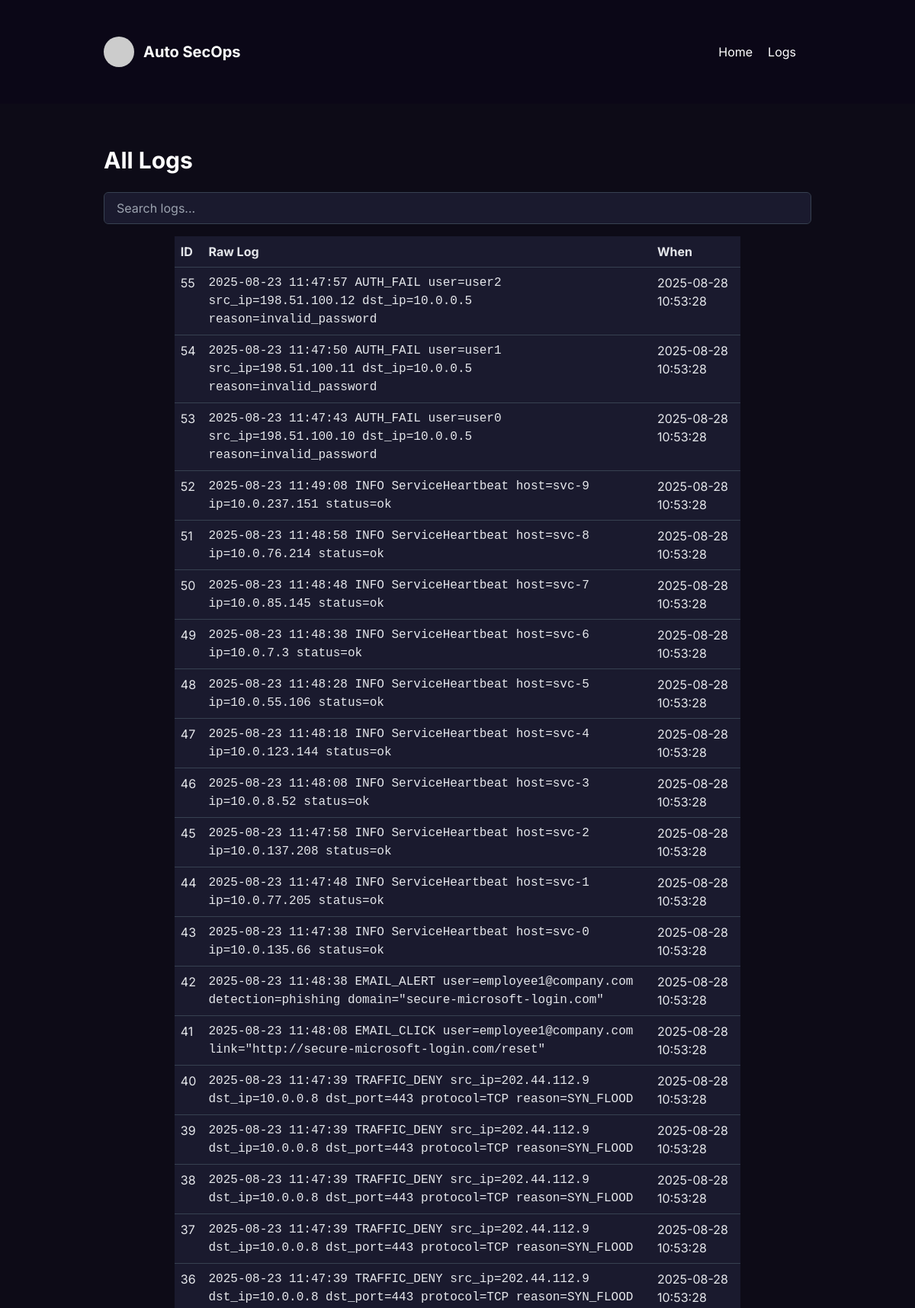
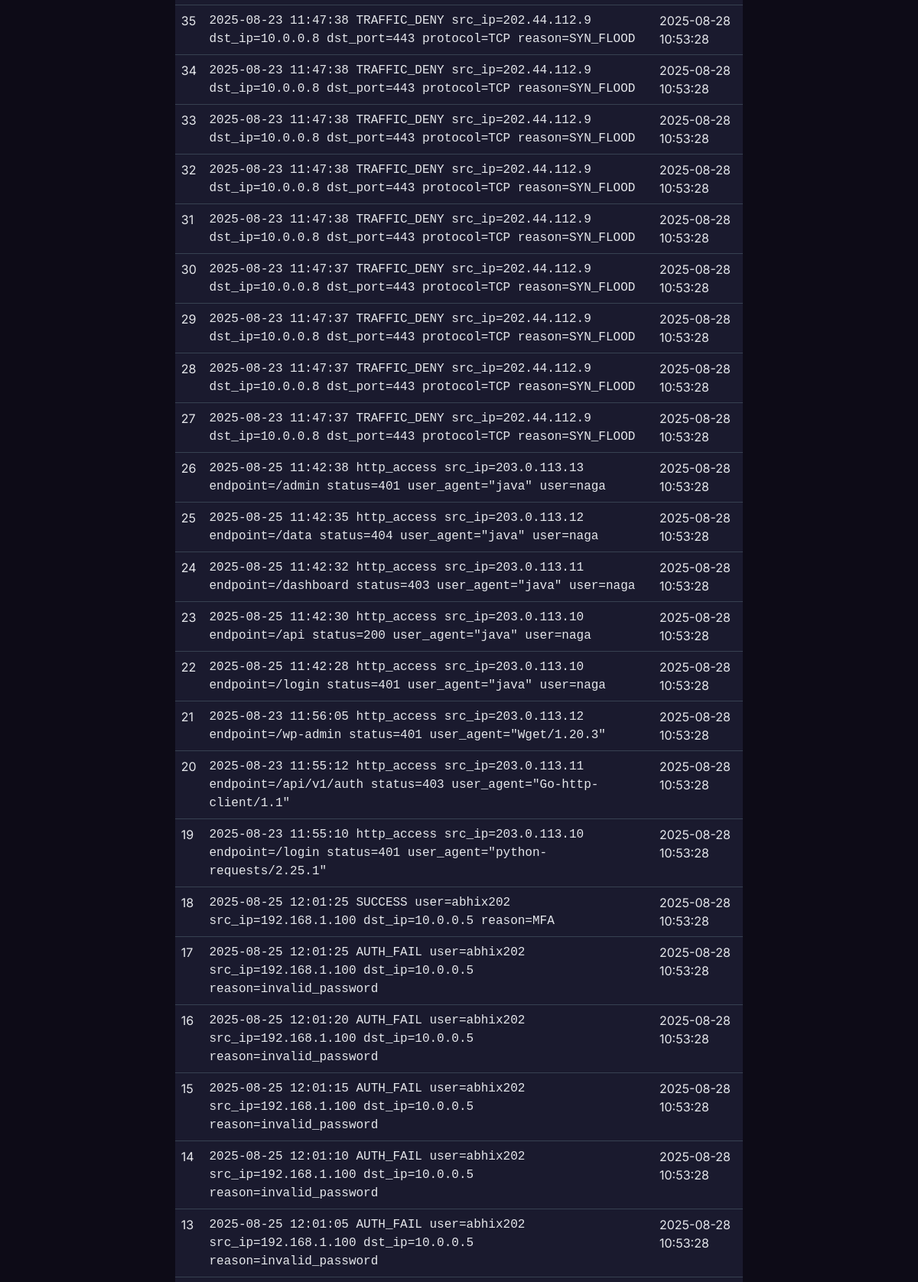
Page /logs (upper part) on the committed database (2 pictures, top to bottom).
### app.py (models this page shows)
class Log(db.Model):
    id = db.Column(db.Integer, primary_key=True)
    raw = db.Column(db.Text, nullable=False)
    timestamp = db.Column(db.DateTime, nullable=True)
    udm = db.Column(db.Text)  # JSON string
    created_at = db.Column(db.DateTime, default=now_utc)

### app.py (the view)
@app.route('/logs')
def view_logs():
    q = request.args.get('q')
    if q:
        logs = Log.query.filter(Log.raw.contains(q)).order_by(Log.created_at.desc()).limit(200).all()
    else:
        logs = Log.query.order_by(Log.created_at.desc()).limit(200).all()
    return render_template('logs.html', logs=logs, q=q)

### templates/logs.html (shortened to what this page needs)
<!doctype html>
<html lang="en">
<head>
    <link href="https://cdn.jsdelivr.net/npm/bootstrap@5.3.0/dist/css/bootstrap.min.css" rel="stylesheet">
    <link href="https://cdn.jsdelivr.net/npm/tailwindcss@2.2.19/dist/tailwind.min.css" rel="stylesheet">
</head>
<body>
    <div class="fixed top-0 left-0 w-full z-50">
        <header class="text-white body-font bg-custom-dark">
            <div class="container mx-auto flex p-5 items-center justify-between">
                <a class="flex items-center text-white">
                    <img src="https://placehold.co/40x40/5c5c8a/FFFFFF" alt="Logo" class="w-10 h-10 rounded-full">
                    <span class="ml-3 text-xl font-bold">Auto SecOps</span>
                </a>
                <nav class="md:ml-auto flex flex-wrap items-center text-base justify-center">
                    <a href="/" class="mr-5 hover:text-purple-400 cursor-pointer transition-colors">Home</a>
                    <a href="/logs" class="mr-5 hover:text-purple-400 cursor-pointer transition-colors">Logs</a>
                </nav>
            </div>
        </header>
    </div>
    <main class="min-h-screen bg-gray-900 pt-24">
        <section id="logs" class="text-gray-400 body-font">
            <div class="container mx-auto px-5 py-24">
                <h2 class="text-3xl font-bold text-white mb-4">All Logs</h2>
                <form class="mb-3">
                    <input name="q" placeholder="Search logs..." class="form-control bg-gray-800 bg-opacity-40 rounded border border-gray-700 focus:border-purple-500 focus:bg-gray-900 focus:ring-2 focus:ring-purple-900 text-base outline-none text-gray-100 py-1 px-3 leading-8 transition-colors duration-200 ease-in-out" value="{{ q or '' }}">
                </form>
                <div class="w-full lg:w-4/5 mx-auto">
                    <table class="table w-full table-dark-custom">
                        <thead>
                            <tr>
                                <th>ID</th>
                                <th>Raw Log</th>
                                <th>When</th>
                            </tr>
                        </thead>
                        <tbody>
                            {% for log in logs %}
                            <tr>
                                <td>{{ log.id }}</td>
                                <td><pre class="text-gray-200" style="white-space:pre-wrap;">{{ log.raw }}</pre></td>
                                <td>{{ log.created_at.strftime('%Y-%m-%d %H:%M:%S') }}</td>
                            </tr>
                            {% endfor %}
                        </tbody>
                    </table>
                </div>
            </div>
        </section>
    </main>
</body>
</html>

### templates/logs.html (style rules this page uses)
body { font-family: 'Inter', sans-serif; background-color: #0d0b17; }
.bg-custom-dark { background-color: #0b0717; }
.bg-gray-900 { background-color: #0d0b17; }
.bg-gray-800 { background-color: #1a1a2e; }
.table-dark-custom { background-color: #1a1a2e; color: #e5e7eb; }
.table-dark-custom th, .table-dark-custom td { border-color: #374151; background-color: #1a1a2e !important; color: #e5e7eb !important; }
.form-control.bg-gray-800 { background-color: #1a1a2e !important; color: #e5e7eb !important; border-color: #374151 !important; }
.form-control.bg-gray-800::placeholder { color: #9ca3af; }

### rows in the picture
Log: id "55", raw "2025-08-23 11:47:57 AUTH_FAIL user=user2 src_ip=198.51.100.12 dst_ip=10.0.0.5 reason=invalid_password", created_at "2025-08-28 10:53:28"
Log: id "54", raw "2025-08-23 11:47:50 AUTH_FAIL user=user1 src_ip=198.51.100.11 dst_ip=10.0.0.5 reason=invalid_password", created_at "2025-08-28 10:53:28"
Log: id "53", raw "2025-08-23 11:47:43 AUTH_FAIL user=user0 src_ip=198.51.100.10 dst_ip=10.0.0.5 reason=invalid_password", created_at "2025-08-28 10:53:28"
Log: id "52", raw "2025-08-23 11:49:08 INFO ServiceHeartbeat host=svc-9 ip=10.0.237.151 status=ok", created_at "2025-08-28 10:53:28"
Log: id "51", raw "2025-08-23 11:48:58 INFO ServiceHeartbeat host=svc-8 ip=10.0.76.214 status=ok", created_at "2025-08-28 10:53:28"
Log: id "50", raw "2025-08-23 11:48:48 INFO ServiceHeartbeat host=svc-7 ip=10.0.85.145 status=ok", created_at "2025-08-28 10:53:28"
Log: id "49", raw "2025-08-23 11:48:38 INFO ServiceHeartbeat host=svc-6 ip=10.0.7.3 status=ok", created_at "2025-08-28 10:53:28"
Log: id "48", raw "2025-08-23 11:48:28 INFO ServiceHeartbeat host=svc-5 ip=10.0.55.106 status=ok", created_at "2025-08-28 10:53:28"
Log: id "47", raw "2025-08-23 11:48:18 INFO ServiceHeartbeat host=svc-4 ip=10.0.123.144 status=ok", created_at "2025-08-28 10:53:28"
Log: id "46", raw "2025-08-23 11:48:08 INFO ServiceHeartbeat host=svc-3 ip=10.0.8.52 status=ok", created_at "2025-08-28 10:53:28"
Log: id "45", raw "2025-08-23 11:47:58 INFO ServiceHeartbeat host=svc-2 ip=10.0.137.208 status=ok", created_at "2025-08-28 10:53:28"
Log: id "44", raw "2025-08-23 11:47:48 INFO ServiceHeartbeat host=svc-1 ip=10.0.77.205 status=ok", created_at "2025-08-28 10:53:28"
Log: id "43", raw "2025-08-23 11:47:38 INFO ServiceHeartbeat host=svc-0 ip=10.0.135.66 status=ok", created_at "2025-08-28 10:53:28"
Log: id "42", raw "2025-08-23 11:48:38 EMAIL_ALERT user=employee1@company.com detection=phishing domain=\"secure-microsoft-login.com\"", created_at "2025-08-28 10:53:28"
Log: id "41", raw "2025-08-23 11:48:08 EMAIL_CLICK user=employee1@company.com link=\"http://secure-microsoft-login.com/reset\"", created_at "2025-08-28 10:53:28"
Log: id "40", raw "2025-08-23 11:47:39 TRAFFIC_DENY src_ip=202.44.112.9 dst_ip=10.0.0.8 dst_port=443 protocol=TCP reason=SYN_FLOOD", created_at "2025-08-28 10:53:28"
Log: id "39", raw "2025-08-23 11:47:39 TRAFFIC_DENY src_ip=202.44.112.9 dst_ip=10.0.0.8 dst_port=443 protocol=TCP reason=SYN_FLOOD", created_at "2025-08-28 10:53:28"
Log: id "38", raw "2025-08-23 11:47:39 TRAFFIC_DENY src_ip=202.44.112.9 dst_ip=10.0.0.8 dst_port=443 protocol=TCP reason=SYN_FLOOD", created_at "2025-08-28 10:53:28"
Log: id "37", raw "2025-08-23 11:47:39 TRAFFIC_DENY src_ip=202.44.112.9 dst_ip=10.0.0.8 dst_port=443 protocol=TCP reason=SYN_FLOOD", created_at "2025-08-28 10:53:28"
Log: id "36", raw "2025-08-23 11:47:39 TRAFFIC_DENY src_ip=202.44.112.9 dst_ip=10.0.0.8 dst_port=443 protocol=TCP reason=SYN_FLOOD", created_at "2025-08-28 10:53:28"
Log: id "35", raw "2025-08-23 11:47:38 TRAFFIC_DENY src_ip=202.44.112.9 dst_ip=10.0.0.8 dst_port=443 protocol=TCP reason=SYN_FLOOD", created_at "2025-08-28 10:53:28"
Log: id "34", raw "2025-08-23 11:47:38 TRAFFIC_DENY src_ip=202.44.112.9 dst_ip=10.0.0.8 dst_port=443 protocol=TCP reason=SYN_FLOOD", created_at "2025-08-28 10:53:28"
Log: id "33", raw "2025-08-23 11:47:38 TRAFFIC_DENY src_ip=202.44.112.9 dst_ip=10.0.0.8 dst_port=443 protocol=TCP reason=SYN_FLOOD", created_at "2025-08-28 10:53:28"
Log: id "32", raw "2025-08-23 11:47:38 TRAFFIC_DENY src_ip=202.44.112.9 dst_ip=10.0.0.8 dst_port=443 protocol=TCP reason=SYN_FLOOD", created_at "2025-08-28 10:53:28"
Log: id "31", raw "2025-08-23 11:47:38 TRAFFIC_DENY src_ip=202.44.112.9 dst_ip=10.0.0.8 dst_port=443 protocol=TCP reason=SYN_FLOOD", created_at "2025-08-28 10:53:28"
Log: id "30", raw "2025-08-23 11:47:37 TRAFFIC_DENY src_ip=202.44.112.9 dst_ip=10.0.0.8 dst_port=443 protocol=TCP reason=SYN_FLOOD", created_at "2025-08-28 10:53:28"
Log: id "29", raw "2025-08-23 11:47:37 TRAFFIC_DENY src_ip=202.44.112.9 dst_ip=10.0.0.8 dst_port=443 protocol=TCP reason=SYN_FLOOD", created_at "2025-08-28 10:53:28"
Log: id "28", raw "2025-08-23 11:47:37 TRAFFIC_DENY src_ip=202.44.112.9 dst_ip=10.0.0.8 dst_port=443 protocol=TCP reason=SYN_FLOOD", created_at "2025-08-28 10:53:28"
Log: id "27", raw "2025-08-23 11:47:37 TRAFFIC_DENY src_ip=202.44.112.9 dst_ip=10.0.0.8 dst_port=443 protocol=TCP reason=SYN_FLOOD", created_at "2025-08-28 10:53:28"
Log: id "26", raw "2025-08-25 11:42:38 http_access src_ip=203.0.113.13 endpoint=/admin status=401 user_agent=\"java\" user=naga", created_at "2025-08-28 10:53:28"
Log: id "25", raw "2025-08-25 11:42:35 http_access src_ip=203.0.113.12 endpoint=/data status=404 user_agent=\"java\" user=naga", created_at "2025-08-28 10:53:28"
Log: id "24", raw "2025-08-25 11:42:32 http_access src_ip=203.0.113.11 endpoint=/dashboard status=403 user_agent=\"java\" user=naga", created_at "2025-08-28 10:53:28"
Log: id "23", raw "2025-08-25 11:42:30 http_access src_ip=203.0.113.10 endpoint=/api status=200 user_agent=\"java\" user=naga", created_at "2025-08-28 10:53:28"
Log: id "22", raw "2025-08-25 11:42:28 http_access src_ip=203.0.113.10 endpoint=/login status=401 user_agent=\"java\" user=naga", created_at "2025-08-28 10:53:28"
Log: id "21", raw "2025-08-23 11:56:05 http_access src_ip=203.0.113.12 endpoint=/wp-admin status=401 user_agent=\"Wget/1.20.3\"", created_at "2025-08-28 10:53:28"
Log: id "20", raw "2025-08-23 11:55:12 http_access src_ip=203.0.113.11 endpoint=/api/v1/auth status=403 user_agent=\"Go-http-client/1.1\"", created_at "2025-08-28 10:53:28"
Log: id "19", raw "2025-08-23 11:55:10 http_access src_ip=203.0.113.10 endpoint=/login status=401 user_agent=\"python-requests/2.25.1\"", created_at "2025-08-28 10:53:28"
Log: id "18", raw "2025-08-25 12:01:25 SUCCESS user=abhix202 src_ip=192.168.1.100 dst_ip=10.0.0.5 reason=MFA", created_at "2025-08-28 10:53:28"
Log: id "17", raw "2025-08-25 12:01:25 AUTH_FAIL user=abhix202 src_ip=192.168.1.100 dst_ip=10.0.0.5 reason=invalid_password", created_at "2025-08-28 10:53:28"
Log: id "16", raw "2025-08-25 12:01:20 AUTH_FAIL user=abhix202 src_ip=192.168.1.100 dst_ip=10.0.0.5 reason=invalid_password", created_at "2025-08-28 10:53:28"
Log: id "15", raw "2025-08-25 12:01:15 AUTH_FAIL user=abhix202 src_ip=192.168.1.100 dst_ip=10.0.0.5 reason=invalid_password", created_at "2025-08-28 10:53:28"
Log: id "14", raw "2025-08-25 12:01:10 AUTH_FAIL user=abhix202 src_ip=192.168.1.100 dst_ip=10.0.0.5 reason=invalid_password", created_at "2025-08-28 10:53:28"
Log: id "13", raw "2025-08-25 12:01:05 AUTH_FAIL user=abhix202 src_ip=192.168.1.100 dst_ip=10.0.0.5 reason=invalid_password", created_at "2025-08-28 10:53:28"
